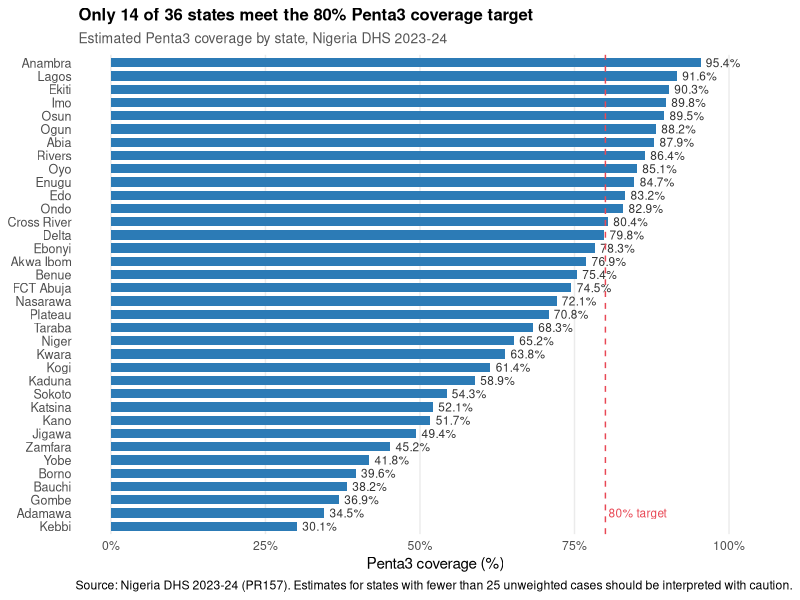
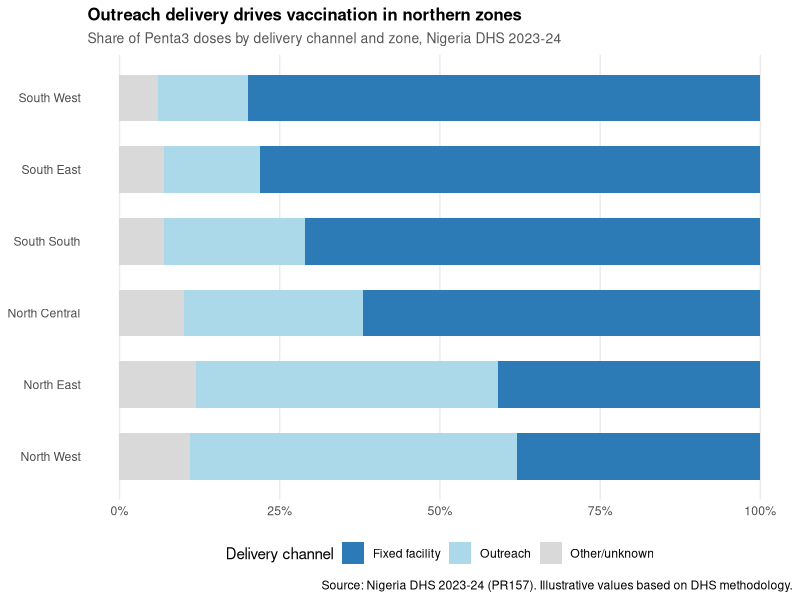
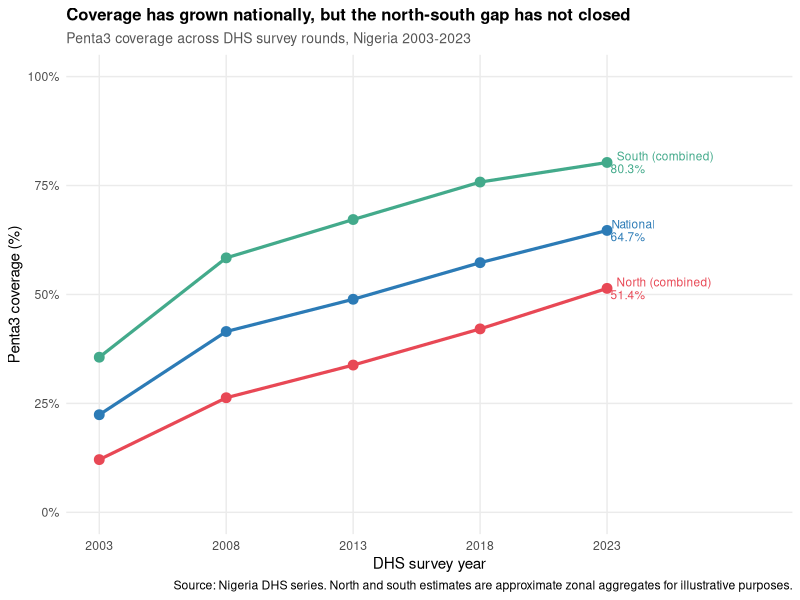
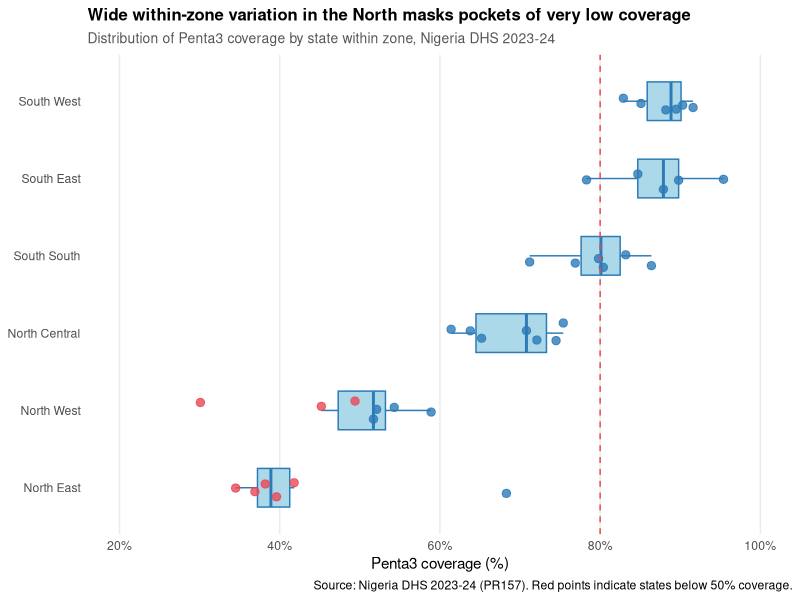
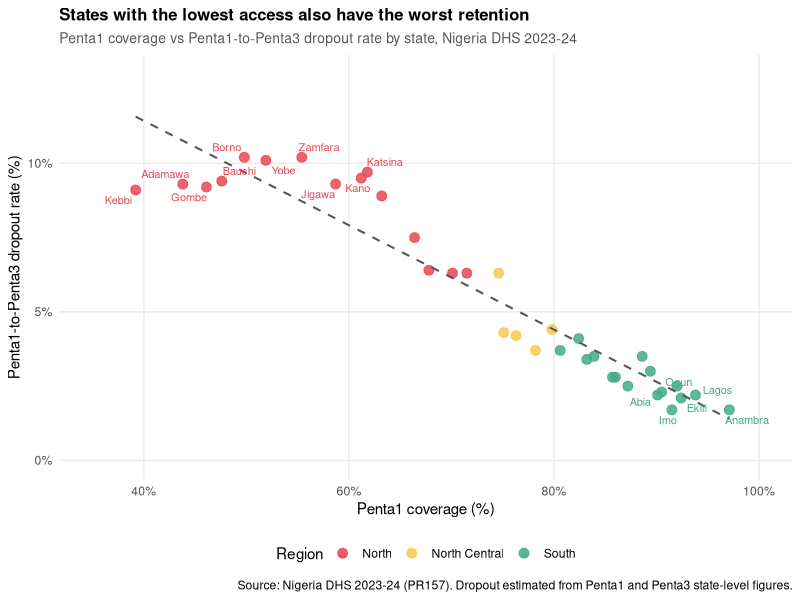

The R script that drew these images, in order:
## ---- chunk 1
#| label: setup

library(ggplot2)
library(dplyr)
library(tidyr)
library(scales)
library(forcats)
## ---- chunk 2
#| label: ranking-data

penta3_state <- data.frame(
  state = c(
    "Anambra", "Lagos", "Ekiti", "Imo", "Osun", "Ogun", "Abia",
    "Rivers", "Oyo", "Enugu", "Edo", "Ondo", "Cross River", "Delta",
    "Ebonyi", "Akwa Ibom", "Benue", "Nasarawa", "Plateau", "Taraba",
    "FCT Abuja", "Niger", "Kwara", "Kogi", "Kaduna", "Sokoto",
    "Katsina", "Kano", "Jigawa", "Zamfara", "Yobe", "Borno",
    "Bauchi", "Gombe", "Adamawa", "Kebbi"
  ),
  coverage = c(
    95.4, 91.6, 90.3, 89.8, 89.5, 88.2, 87.9,
    86.4, 85.1, 84.7, 83.2, 82.9, 80.4, 79.8,
    78.3, 76.9, 75.4, 72.1, 70.8, 68.3,
    74.5, 65.2, 63.8, 61.4, 58.9, 54.3,
    52.1, 51.7, 49.4, 45.2, 41.8, 39.6,
    38.2, 36.9, 34.5, 30.1
  )
)
## ---- chunk 3
#| label: fig-ranking
#| fig-cap: "Penta3 coverage ranges from 95% in Anambra to 30% in Kebbi, with a clear divide between southern and northern states."
#| fig-height: 9
#| fig-width: 8

penta3_state |>
  mutate(state = fct_reorder(state, coverage)) |>
  ggplot(aes(x = coverage, y = state)) +
  geom_col(fill = "#2C7BB6", width = 0.7) +
  geom_text(
    aes(label = paste0(coverage, "%")),
    hjust = -0.15,
    size = 3,
    colour = "#333333"
  ) +
  geom_vline(xintercept = 80, linetype = "dashed",
             colour = "#E84855", linewidth = 0.5) +
  annotate("text", x = 80.5, y = 2, label = "80% target",
           hjust = 0, size = 3, colour = "#E84855") +
  scale_x_continuous(
    limits = c(0, 105),
    labels = label_percent(scale = 1)
  ) +
  labs(
    title = "Only 14 of 36 states meet the 80% Penta3 coverage target",
    subtitle = "Estimated Penta3 coverage by state, Nigeria DHS 2023-24",
    x = "Penta3 coverage (%)",
    y = NULL,
    caption = "Source: Nigeria DHS 2023-24 (PR157). Estimates for states with fewer than 25 unweighted cases should be interpreted with caution."
  ) +
  theme_minimal(base_size = 11) +
  theme(
    plot.title = element_text(face = "bold", size = 12),
    plot.subtitle = element_text(colour = "#555555", size = 10),
    panel.grid.major.y = element_blank(),
    panel.grid.minor = element_blank(),
    axis.text.y = element_text(size = 9)
  )
## ---- chunk 4
#| label: part-whole-data

delivery_channel <- data.frame(
  zone = rep(c("North Central", "North East", "North West",
               "South East", "South South", "South West"), each = 3),
  channel = rep(c("Fixed facility", "Outreach", "Other/unknown"), times = 6),
  percent = c(
    62, 28, 10,
    41, 47, 12,
    38, 51, 11,
    78, 15,  7,
    71, 22,  7,
    80, 14,  6
  )
)
## ---- chunk 5
#| label: fig-part-whole
#| fig-cap: "Northern zones rely more heavily on outreach delivery than southern zones, where fixed facility vaccination is dominant."
#| fig-height: 5
#| fig-width: 8

zone_order <- delivery_channel |>
  filter(channel == "Fixed facility") |>
  arrange(percent) |>
  pull(zone)

delivery_channel |>
  mutate(
    zone    = factor(zone, levels = zone_order),
    channel = factor(channel, levels = c("Fixed facility", "Outreach", "Other/unknown"))
  ) |>
  ggplot(aes(x = percent, y = zone, fill = channel)) +
  geom_col(position = "fill", width = 0.65) +
  scale_x_continuous(labels = label_percent()) +
  scale_fill_manual(
    values = c(
      "Fixed facility" = "#2C7BB6",
      "Outreach"       = "#ABD9E9",
      "Other/unknown"  = "#D9D9D9"
    )
  ) +
  labs(
    title = "Outreach delivery drives vaccination in northern zones",
    subtitle = "Share of Penta3 doses by delivery channel and zone, Nigeria DHS 2023-24",
    x = NULL,
    y = NULL,
    fill = "Delivery channel",
    caption = "Source: Nigeria DHS 2023-24 (PR157). Illustrative values based on DHS methodology."
  ) +
  theme_minimal(base_size = 11) +
  theme(
    plot.title = element_text(face = "bold", size = 12),
    plot.subtitle = element_text(colour = "#555555", size = 10),
    panel.grid.major.y = element_blank(),
    panel.grid.minor = element_blank(),
    legend.position = "bottom"
  )
## ---- chunk 6
#| label: time-series-data

penta3_trend <- data.frame(
  year  = c(2003, 2008, 2013, 2018, 2023),
  national = c(22.4, 41.5, 48.9, 57.3, 64.7),
  north    = c(12.1, 26.3, 33.8, 42.1, 51.4),
  south    = c(35.6, 58.4, 67.2, 75.8, 80.3)
)

penta3_long <- penta3_trend |>
  pivot_longer(-year, names_to = "group", values_to = "coverage") |>
  mutate(group = case_when(
    group == "national" ~ "National",
    group == "north"    ~ "North (combined)",
    group == "south"    ~ "South (combined)"
  ))
## ---- chunk 7
#| label: fig-time-series
#| fig-cap: "National Penta3 coverage has tripled since 2003, but a persistent north-south gap remains across all survey rounds."
#| fig-height: 5
#| fig-width: 8

ggplot(penta3_long, aes(x = year, y = coverage, colour = group, group = group)) +
  geom_line(linewidth = 1.1) +
  geom_point(size = 3) +
  geom_text(
    data = penta3_long |> filter(year == 2023),
    aes(label = paste0(group, "\n", coverage, "%")),
    hjust = -0.1,
    size = 3,
    lineheight = 0.9
  ) +
  scale_x_continuous(
    breaks = c(2003, 2008, 2013, 2018, 2023),
    limits = c(2003, 2029)
  ) +
  scale_y_continuous(
    limits = c(0, 100),
    labels = label_percent(scale = 1)
  ) +
  scale_colour_manual(
    values = c(
      "National"         = "#2C7BB6",
      "North (combined)" = "#E84855",
      "South (combined)" = "#43AA8B"
    )
  ) +
  labs(
    title = "Coverage has grown nationally, but the north-south gap has not closed",
    subtitle = "Penta3 coverage across DHS survey rounds, Nigeria 2003-2023",
    x = "DHS survey year",
    y = "Penta3 coverage (%)",
    caption = "Source: Nigeria DHS series. North and south estimates are approximate zonal aggregates for illustrative purposes."
  ) +
  theme_minimal(base_size = 11) +
  theme(
    plot.title    = element_text(face = "bold", size = 12),
    plot.subtitle = element_text(colour = "#555555", size = 10),
    legend.position = "none",
    panel.grid.minor = element_blank()
  )
## ---- chunk 8
#| label: distribution-data

penta3_zone <- data.frame(
  state = c(
    "Benue", "FCT Abuja", "Kogi", "Kwara", "Nasarawa", "Niger", "Plateau",
    "Adamawa", "Bauchi", "Borno", "Gombe", "Taraba", "Yobe",
    "Jigawa", "Kaduna", "Kano", "Katsina", "Kebbi", "Sokoto", "Zamfara",
    "Abia", "Anambra", "Ebonyi", "Enugu", "Imo",
    "Akwa Ibom", "Bayelsa", "Cross River", "Delta", "Edo", "Rivers",
    "Ekiti", "Lagos", "Ogun", "Ondo", "Osun", "Oyo"
  ),
  zone = c(
    rep("North Central", 7),
    rep("North East", 6),
    rep("North West", 7),
    rep("South East", 5),
    rep("South South", 6),
    rep("South West", 6)
  ),
  coverage = c(
    75.4, 74.5, 61.4, 63.8, 72.1, 65.2, 70.8,
    34.5, 38.2, 39.6, 36.9, 68.3, 41.8,
    49.4, 58.9, 51.7, 52.1, 30.1, 54.3, 45.2,
    87.9, 95.4, 78.3, 84.7, 89.8,
    76.9, 71.2, 80.4, 79.8, 83.2, 86.4,
    90.3, 91.6, 88.2, 82.9, 89.5, 85.1
  )
)
## ---- chunk 9
#| label: fig-distribution
#| fig-cap: "The North West shows the widest variation in coverage across its states, while the South East is more consistently high."
#| fig-height: 5.5
#| fig-width: 8

penta3_zone |>
  mutate(zone = fct_reorder(zone, coverage, .fun = median)) |>
  ggplot(aes(x = coverage, y = zone)) +
  geom_boxplot(
    fill = "#ABD9E9", colour = "#2C7BB6",
    outlier.shape = NA, width = 0.5
  ) +
  geom_jitter(
    aes(colour = coverage < 50),
    height = 0.15, width = 0,
    size = 2.5, alpha = 0.8
  ) +
  scale_colour_manual(
    values = c("FALSE" = "#2C7BB6", "TRUE" = "#E84855"),
    guide = "none"
  ) +
  scale_x_continuous(
    limits = c(20, 100),
    labels = label_percent(scale = 1)
  ) +
  geom_vline(xintercept = 80, linetype = "dashed",
             colour = "#E84855", linewidth = 0.5) +
  labs(
    title = "Wide within-zone variation in the North masks pockets of very low coverage",
    subtitle = "Distribution of Penta3 coverage by state within zone, Nigeria DHS 2023-24",
    x = "Penta3 coverage (%)",
    y = NULL,
    caption = "Source: Nigeria DHS 2023-24 (PR157). Red points indicate states below 50% coverage."
  ) +
  theme_minimal(base_size = 11) +
  theme(
    plot.title    = element_text(face = "bold", size = 12),
    plot.subtitle = element_text(colour = "#555555", size = 10),
    panel.grid.major.y = element_blank(),
    panel.grid.minor = element_blank()
  )
## ---- chunk 10
#| label: relationship-data

penta_scatter <- data.frame(
  state = c(
    "Anambra", "Lagos", "Ekiti", "Imo", "Osun", "Ogun", "Abia",
    "Rivers", "Oyo", "Enugu", "Edo", "Ondo", "Cross River", "Delta",
    "Ebonyi", "Akwa Ibom", "Benue", "Nasarawa", "Plateau", "Taraba",
    "FCT Abuja", "Niger", "Kwara", "Kogi", "Kaduna", "Sokoto",
    "Katsina", "Kano", "Jigawa", "Zamfara", "Yobe", "Borno",
    "Bauchi", "Gombe", "Adamawa", "Kebbi"
  ),
  penta1 = c(
    97.1, 93.8, 92.4, 91.5, 92.0, 90.5, 90.1,
    89.4, 88.6, 87.2, 86.0, 85.7, 83.9, 83.2,
    82.4, 80.6, 79.8, 76.3, 75.1, 74.6,
    78.2, 71.5, 70.1, 67.8, 66.4, 63.2,
    61.8, 61.2, 58.7, 55.4, 51.9, 49.8,
    47.6, 46.1, 43.8, 39.2
  ),
  dropout = c(
    1.7, 2.2, 2.1, 1.7, 2.5, 2.3, 2.2,
    3.0, 3.5, 2.5, 2.8, 2.8, 3.5, 3.4,
    4.1, 3.7, 4.4, 4.2, 4.3, 6.3,
    3.7, 6.3, 6.3, 6.4, 7.5, 8.9,
    9.7, 9.5, 9.3, 10.2, 10.1, 10.2,
    9.4, 9.2, 9.3, 9.1
  ),
  zone = c(
    rep("South", 16),
    rep("North Central", 5),
    rep("North", 15)
  )
)
## ---- chunk 11
#| label: fig-relationship
#| fig-cap: "States with lower Penta1 coverage also tend to have higher dropout rates, suggesting that access and retention challenges often coincide."
#| fig-height: 5.5
#| fig-width: 8

ggplot(penta_scatter, aes(x = penta1, y = dropout, colour = zone)) +
  geom_point(size = 3, alpha = 0.85) +
  geom_smooth(method = "lm", se = FALSE,
              colour = "#555555", linewidth = 0.7, linetype = "dashed") +
  ggrepel::geom_text_repel(
    data = penta_scatter |>
      filter(dropout > 9 | dropout < 2.5 | penta1 > 95),
    aes(label = state),
    size = 2.8,
    max.overlaps = 10
  ) +
  scale_x_continuous(
    limits = c(35, 100),
    labels = label_percent(scale = 1)
  ) +
  scale_y_continuous(
    limits = c(0, 13),
    labels = function(x) paste0(x, "%")
  ) +
  scale_colour_manual(
    values = c(
      "South"         = "#43AA8B",
      "North Central" = "#F9C74F",
      "North"         = "#E84855"
    )
  ) +
  labs(
    title = "States with the lowest access also have the worst retention",
    subtitle = "Penta1 coverage vs Penta1-to-Penta3 dropout rate by state, Nigeria DHS 2023-24",
    x = "Penta1 coverage (%)",
    y = "Penta1-to-Penta3 dropout rate (%)",
    colour = "Region",
    caption = "Source: Nigeria DHS 2023-24 (PR157). Dropout estimated from Penta1 and Penta3 state-level figures."
  ) +
  theme_minimal(base_size = 11) +
  theme(
    plot.title    = element_text(face = "bold", size = 12),
    plot.subtitle = element_text(colour = "#555555", size = 10),
    panel.grid.minor = element_blank(),
    legend.position = "bottom"
  )
